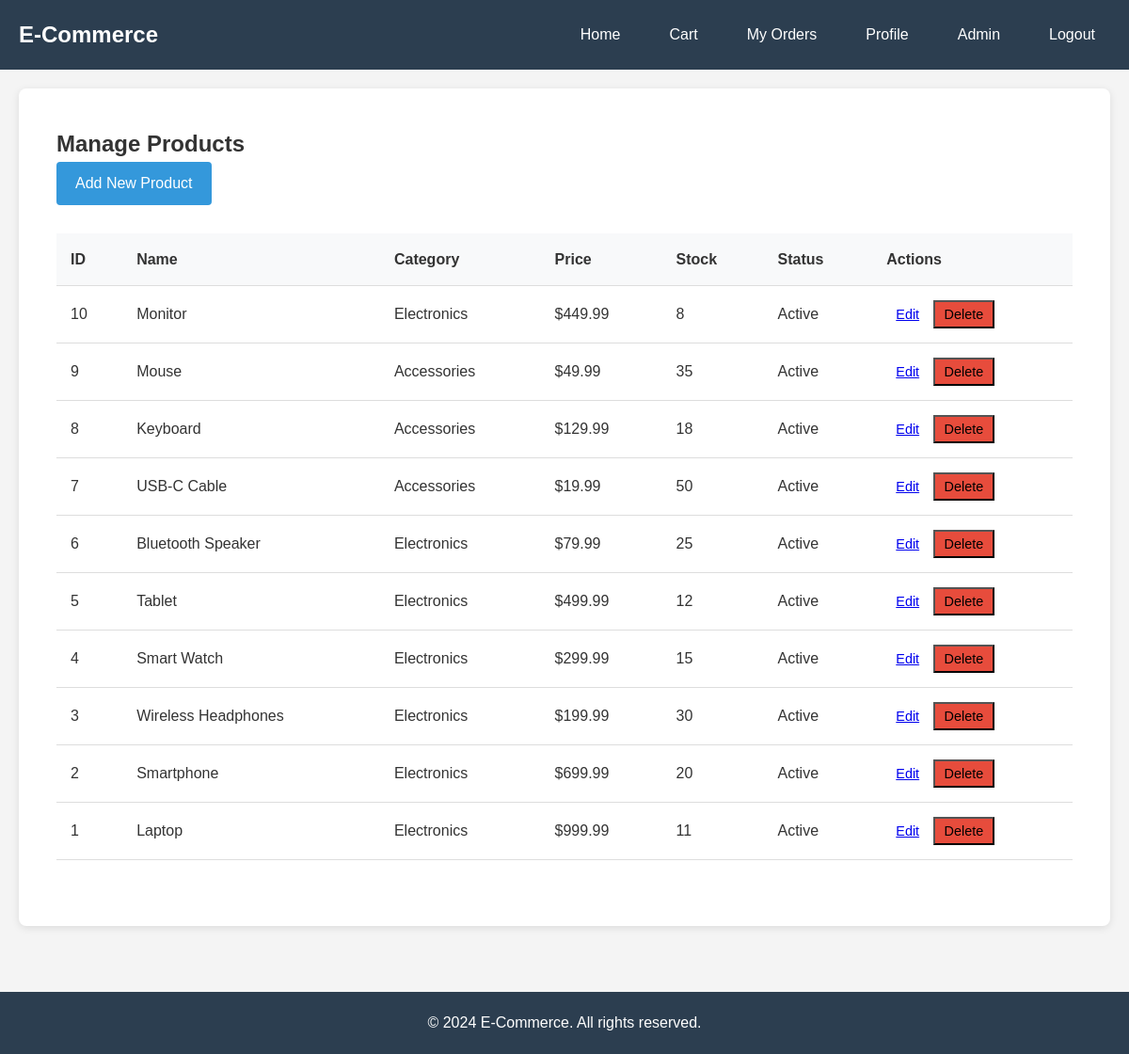
The app's page /shop-admin/products/ (signed in), older data.
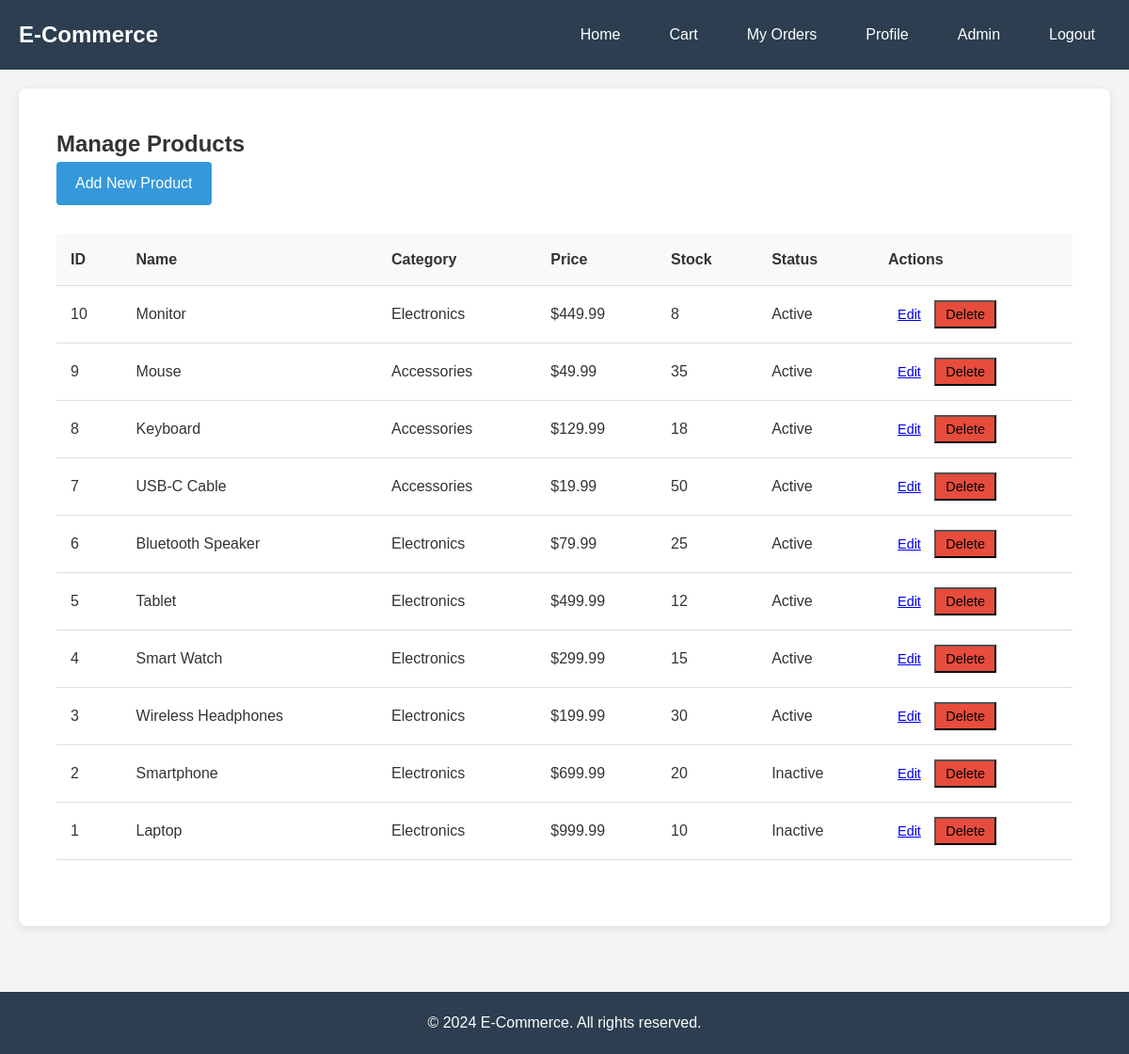
The same page, newer data.
### products/models.py (models this page shows, shortened)
class Product(models.Model):
    name = models.CharField(max_length=200)
    description = models.TextField()
    price = models.DecimalField(max_digits=10, decimal_places=2, validators=[MinValueValidator(0)])
    stock = models.IntegerField(validators=[MinValueValidator(0)])
    image = models.ImageField(upload_to='products/', blank=True, null=True)
    category = models.CharField(max_length=100)
    created_at = models.DateTimeField(auto_now_add=True)
    updated_at = models.DateTimeField(auto_now=True)
    is_active = models.BooleanField(default=True)
    class Meta:
        ordering = ['-created_at']

### shop_admin/views.py (the view)
# urls.py: path('products/', views.manage_products, name='manage_products'),
@staff_member_required
def manage_products(request):
    products = Product.objects.all()
    context = {'products': products}
    return render(request, 'shop_admin/manage_products.html', context)

### shop_admin/templates/shop_admin/manage_products.html (shortened to what this page needs)
{% extends 'base.html' %}
{% load static %}
{% block content %}
<div class="admin-container">
    <h2>Manage Products</h2>
    <a href="{% url 'add_product' %}" class="btn btn-primary">Add New Product</a>
    {% if products %}
        <table class="admin-table">
            <thead>
                <tr>
                    <th>ID</th>
                    <th>Name</th>
                    <th>Category</th>
                    <th>Price</th>
                    <th>Stock</th>
                    <th>Status</th>
                    <th>Actions</th>
                </tr>
            </thead>
            <tbody>
                {% for product in products %}
                    <tr>
                        <td>{{ product.id }}</td>
                        <td>{{ product.name }}</td>
                        <td>{{ product.category }}</td>
                        <td>${{ product.price }}</td>
                        <td>{{ product.stock }}</td>
                        <td>{{ product.is_active|yesno:"Active,Inactive" }}</td>
                        <td>
                            <a href="{% url 'edit_product' product.id %}" class="btn-small">Edit</a>
                            <form method="POST" action="{% url 'delete_product' product.id %}" style="display:inline;">
                                <button type="submit" class="btn-small btn-danger" onclick="return confirm('Are you sure?')">Delete</button>
                            </form>
                        </td>
                    </tr>
                {% endfor %}
            </tbody>
        </table>
    {% else %}
        <p>No products found.</p>
    {% endif %}
</div>
{% endblock %}

Row changes from the older to the newer data that the page shows:
changed Product "Smartphone": is_active "Active" → "Inactive"
changed Product "Laptop": stock "11" → "10"; is_active "Active" → "Inactive"
